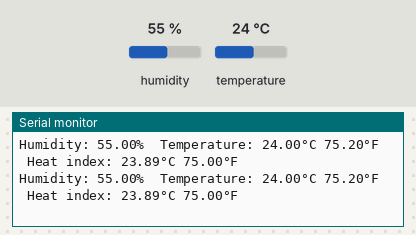
This sketch was run on a simulated Arduino Uno, built with avr-gcc and run on an emulated ATmega328P. Parts: the last lines printed to the serial monitor. Inputs (shaded band) come from the test bench; at power-on: humidity 55 %, temperature 24 °C.

Above: at 3.8 s.
3.9 s: humidity set to 22 %
At 6.6 s:
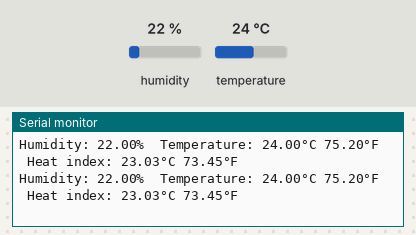
6.8 s: temperature set to 12 °C
At 7.7 s:
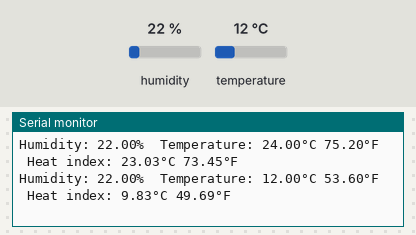
9.7 s: humidity set to 40 %
At 11.1 s:
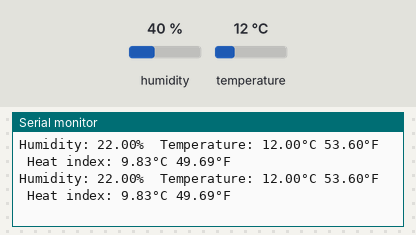
Timing chart, 0 to 12.7 s (numbered marks = the images above; inputs shaded):
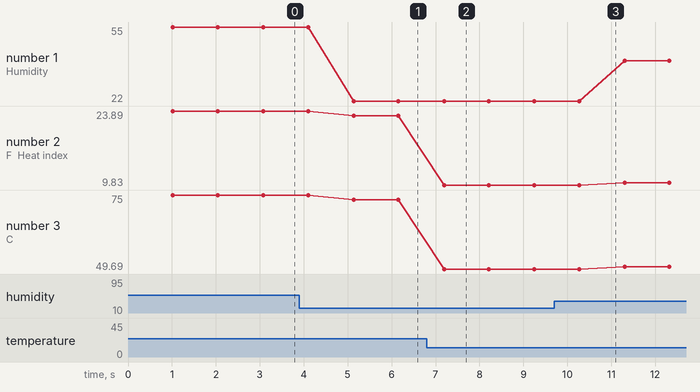

The sketch:

DHTtester.ino
```cpp
#include "DHT.h"

// Define the pin where the DHT sensor is connected
#define DHTPIN 2

// Define the sensor type (DHT11, DHT22 or DHT21)
#define DHTTYPE DHT11

// Create a DHT sensor object
DHT dht(DHTPIN, DHTTYPE);

void setup() {
  Serial.begin(9600);           // Start serial communication at 9600 baud
  Serial.println(F("DHTxx test"));
  dht.begin();                  // Initialize the DHT sensor
}

void loop() {
  delay(1000); // Wait 1 seconds between readings (DHT sensors are slow)

  float h = dht.readHumidity();            // Read relative humidity
  float t = dht.readTemperature();         // Read temperature in Celsius
  float f = dht.readTemperature(true);     // Read temperature in Fahrenheit

  // If any reading fails, display error and skip this cycle
  if (isnan(h) || isnan(t) || isnan(f)) {
    Serial.println(F("Failed to read from DHT sensor!"));
    return;
  }

  // Calculate heat index (feels-like temperature)
  float hif = dht.computeHeatIndex(f, h);          // In Fahrenheit
  float hic = dht.computeHeatIndex(t, h, false);   // In Celsius

  // Display the results
  Serial.print(F("Humidity: "));
  Serial.print(h);
  Serial.print(F("%  Temperature: "));
  Serial.print(t);
  Serial.print(F("°C "));
  Serial.print(f);
  Serial.print(F("°F  Heat index: "));
  Serial.print(hic);
  Serial.print(F("°C "));
  Serial.print(hif);
  Serial.println(F("°F"));
}
```

Measured:
- after the input at 3.9 s, the serial monitor: prints a new line after 1.2 s (image 1)
- after the input at 6.8 s, the serial monitor: prints a new line after 0.40 s (image 2)
- plotted number 1: 55 → 22 after the input at 3.9 s, 22 → 40 after the input at 9.7 s
- plotted number 2: 23.89 → 23.03 after the input at 3.9 s, 23.03 → 9.83 after the input at 6.8 s, 9.83 → 10.3 after the input at 9.7 s
- plotted number 3: 75 → 73.45 after the input at 3.9 s, 73.45 → 49.69 after the input at 6.8 s, 49.69 → 50.54 after the input at 9.7 s
